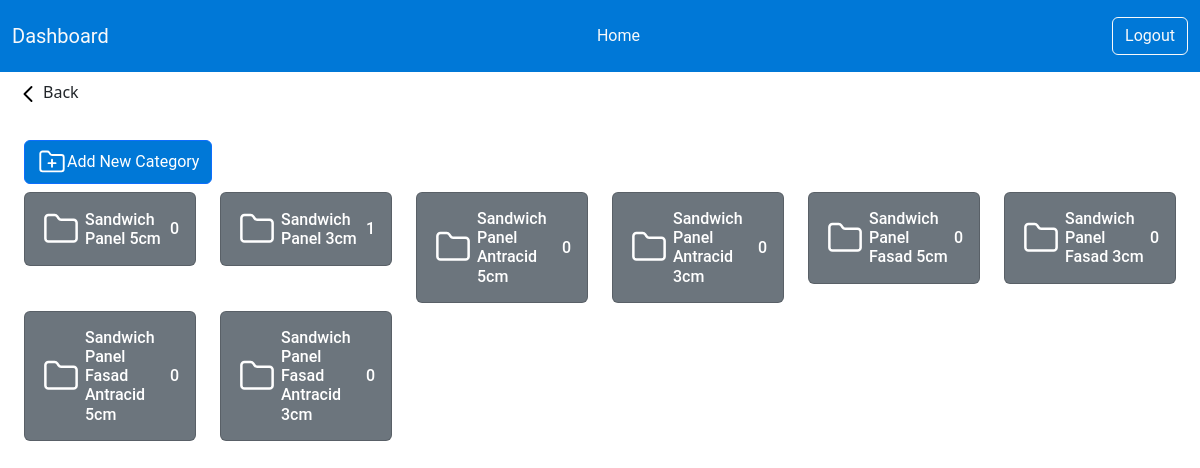
Page /admin/categories.php (signed in) on the committed database.
### tables this page shows
CREATE TABLE `categories` (
  `id` int NOT NULL,
  `name` varchar(100) NOT NULL
);

### admin/categories.php (the view, shortened to what this page needs)
<?php include_once('includes/header.php');
$sql_categories = "
SELECT `categories`.`name` AS category_name, `categories`.`id` AS category_id, COUNT(`products`.`id`) AS product_count
FROM  `categories`
LEFT JOIN `products` ON
`categories`.`id` = `products`.`category_id`
GROUP BY `categories`.`id`, `categories`.`name`";
$stm_categories = $pdo->prepare($sql_categories);
$stm_categories->execute();
$categories = $stm_categories->fetchAll(PDO::FETCH_ASSOC);
?>
<a href="index.php" class="btn btn-transparent d-flex-inline justify-content-start align-items-center"><img src="./assets/icons/back.svg" alt="">Back</a>
<div class="container-fluid">
    <div class="row mt-4 col-12 justify-content-start p-0 m-0">
        <div class="col-12 d-flex justify-content-start mb-2">
            <button data-bs-toggle="modal" data-bs-target="#category" class="btn btn-small btn-primary d-flex justify-content-between align-items-center">
                <img src="./assets/icons/folder-plus.svg" alt="">Add New Category</button>
        </div>
        <?php foreach ($categories as $category): ?>
            <div class="col-12 col-md-4 col-xl-2 mb-2">
                <a href="product.php?category_id=<?= $category['category_id'] ?>" class="text-decoration-none">
                    <div class="card bg-secondary">
                        <div class="card-body">
                            <div class="d-flex justify-content-between align-items-center">
                                <div class="d-flex align-items-center">
                                    <h6 class="card-title m-0"><img src="./assets/icons/folder.svg" alt=""></h6>
                                    <h6 class="card-title text-white m-0 ms-1"><?= $category['category_name'] ?></h6>
                                </div>
                                <h6 class="card-text text-white m-0"><?= $category['product_count'] ?></h6>
                            </div>
                        </div>
                    </div>
                </a>
            </div>
        <?php endforeach; ?>
    </div>
</div>
</body>
</html>

### admin/assets/css/style.css (style rules this page uses)
* { font-family: "Roboto", sans-serif; font-weight: 400; font-style: normal; }
.bg-primary, .btn-primary { background-color: #0078d7 !important; }

### rows in the picture
categories: name "Sandwich Panel 5cm", product_count "0"
categories: name "Sandwich Panel 3cm", product_count "1"
categories: name "Sandwich Panel Antracid 5cm", product_count "0"
categories: name "Sandwich Panel Antracid 3cm", product_count "0"
categories: name "Sandwich Panel Fasad 5cm", product_count "0"
categories: name "Sandwich Panel Fasad 3cm", product_count "0"
categories: name "Sandwich Panel Fasad Antracid 5cm", product_count "0"
categories: name "Sandwich Panel Fasad Antracid 3cm", product_count "0"
